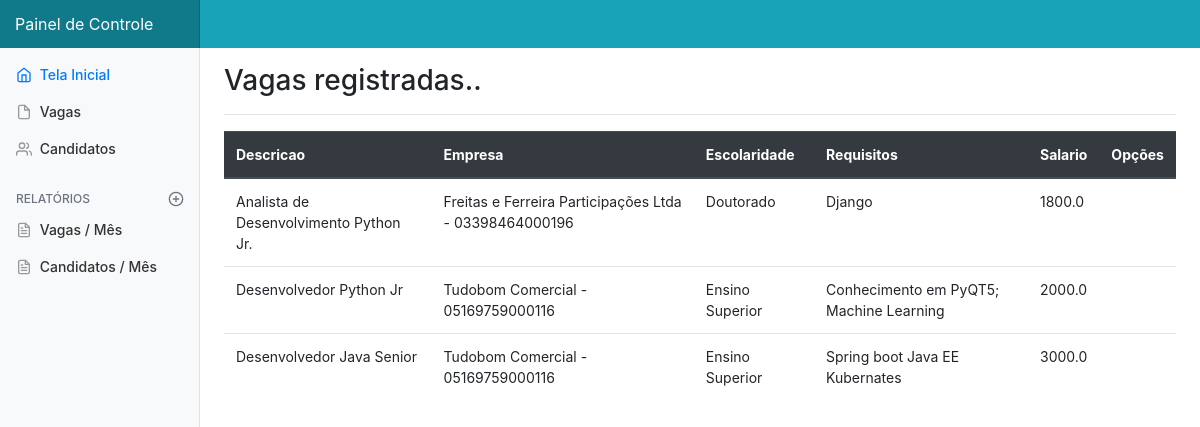
/empresa/dashboard/vagas/, run on an earlier commit of the app's database.
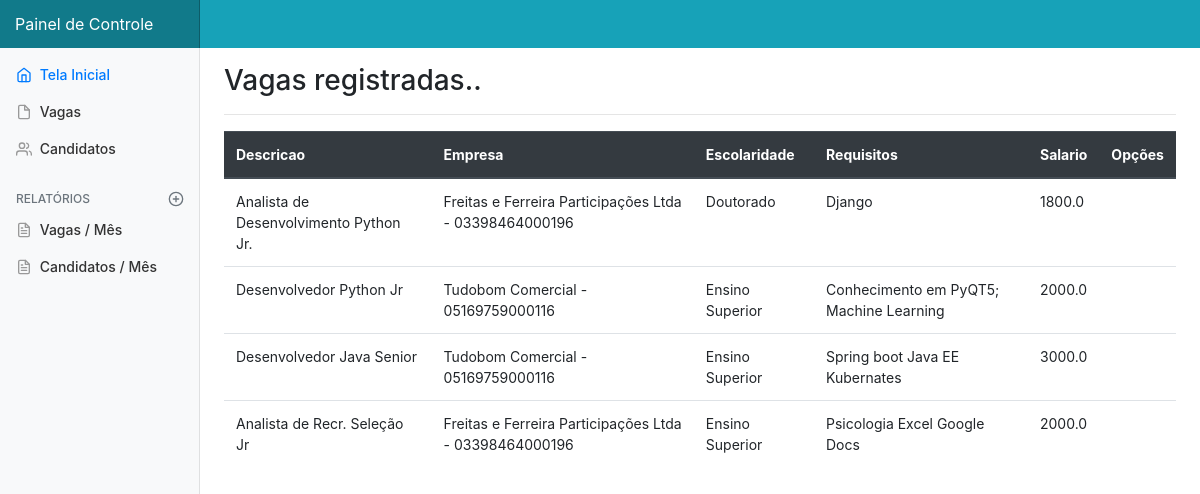
And on a later commit of the database.
### cadastros/models.py (models this page shows, shortened)
class PCVaga(Model):
    descricao = CharField(max_length=100, verbose_name="descrição")
    salario = FloatField()
    requisitos = TextField()
    data_criacao = DateField(default=datetime.date.today)
    escolaridade = ForeignKey(PCEscolaridade, on_delete=PROTECT)
    empresa = ForeignKey(PCEmpresa, on_delete=PROTECT)

class PCEmpresa(Model):
    razao_social = CharField(max_length=255, verbose_name="razão social")
    cnpj = CharField(max_length=14)
    def __str__(self):
        return f'{self.razao_social} - {self.cnpj}'

class PCEscolaridade(Model):
    descricao = CharField(max_length=80)
    def __str__(self):
        return f'{self.descricao}'

### cadastros/views.py (the view)
# urls.py: path('empresa/dashboard/vagas/', VagasDashboardView.as_view(), name="vagas-dashboard"),
class VagasDashboardView(ListView):
    model = PCVaga
    template_name = 'cadastros/dashboard/vagas.html'

### cadastros/templates/cadastros/dashboard/vagas.html (shortened to what this page needs)
{% extends 'paginas/administrador.html' %}
{% load static %}
{% load crispy_forms_tags %}
{% block scripts %}
    <link href="//netdna.bootstrapcdn.com/font-awesome/3.2.1/css/font-awesome.css" rel="stylesheet">
{% endblock %}
{% block conteudo %}
    <section id="hero" class="main">
        <h3>Vagas registradas..</h3>
        <hr>
        <div class="table-responsive">
            <table class="table table-hover">
                <thead class="thead-dark">
                <tr>
                    <th>Descricao</th>
                    <th>Empresa</th>
                    <th>Escolaridade</th>
                    <th>Requisitos</th>
                    <th>Salario</th>
                    <th>Opções</th>
                </tr>
                </thead>
                {% for vaga in object_list %}
                    <tr>
                        <td>{{ vaga.descricao }}</td>
                        <td>{{ vaga.empresa }}</td>
                        <td>{{ vaga.escolaridade }}</td>
                        <td>{{ vaga.requisitos }}</td>
                        <td>{{ vaga.salario }}</td>
                        <td>
                        </td>
                    </tr>
                {% empty %}
                    <tr>
                        <td colspan="6">Nenhum vaga registrada</td>
                    </tr>
                {% endfor %}
            </table>
        </div>
    </section>
{% endblock %}

What changed in the data, as far as the page shows it:
added PCVaga: descricao "Analista de Recr. Seleção Jr", empresa "Freitas e Ferreira Participações Ltda - 03398464000196", escolaridade "Ensino Superior", requisitos "Psicologia Excel Google Docs", salario "2000.0"
